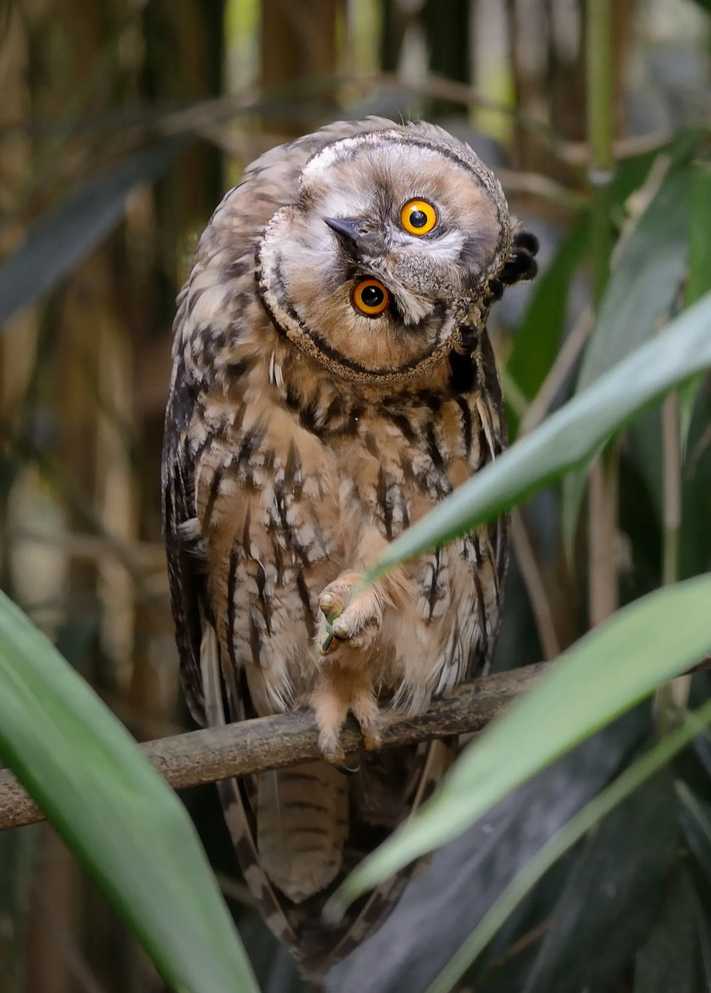
#> input picture imagenPrueba/image.png, 711 x 993 px, shrunk from 1600 x 2236 before the run, found by its file name
$ python taller4.py
#> lines starting #> are read from the running program, lines starting #| are printed output that depends on the picture
import cv2
import matplotlib.pyplot as plt
import numpy as np

# ==========================================
# 1. CARGA DE IMAGEN Y GENERACIÓN DE RUIDO
# ==========================================
ruta_imagen = '/workspaces/IA-2/imagenPrueba/image.png'
imagen_original = cv2.imread(ruta_imagen)
#> imagen_original is the input picture: shape (993, 711, 3); mean B, G, R 67.6, 84.8, 88.4

if imagen_original is None:
    print("Error: No se encontró la imagen en la ruta especificadas.")
else:
    print("Imagen original cargada correctamente.")

    # Generar ruido sintético de "Sal y Pimienta" sobre la imagen
    imagen_ruidosa = imagen_original.copy()
    probabilidad_ruido = 0.05  # 5% de píxeles alterados

    # Ruido de Sal (píxeles blancos)
    num_sal = np.ceil(probabilidad_ruido * imagen_original.size * 0.5)
#> num_sal = 52952
    coords = [np.random.randint(0, i - 1, int(num_sal)) for i in imagen_original.shape[:2]]
    imagen_ruidosa[tuple(coords)] = 255

    # Ruido de Pimienta (píxeles negros)
    num_pimienta = np.ceil(probabilidad_ruido * imagen_original.size * 0.5)
#> num_pimienta = 52952
    coords = [np.random.randint(0, i - 1, int(num_pimienta)) for i in imagen_original.shape[:2]]
    imagen_ruidosa[tuple(coords)] = 0
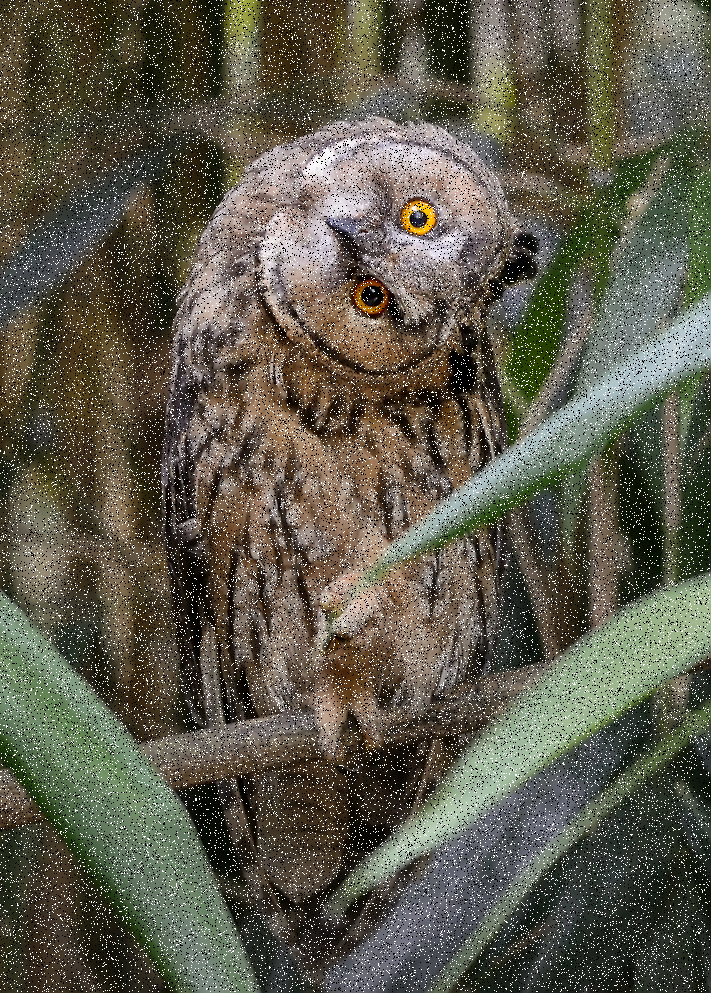
#> imagen_ruidosa: shape (993, 711, 3); mean B, G, R 75.2, 90.1, 93.1

    # Guardar la imagen ruidosa generada
    cv2.imwrite('1_imagen_ruidosa.png', imagen_ruidosa)

    # ==========================================
    # 2. APLICACIÓN DE FILTROS (Kernel 7x7)
    # ==========================================
    tamano_kernel = 7

    # Filtro 1: Media (Promedio)
    filtro_media = cv2.blur(imagen_ruidosa, (tamano_kernel, tamano_kernel))
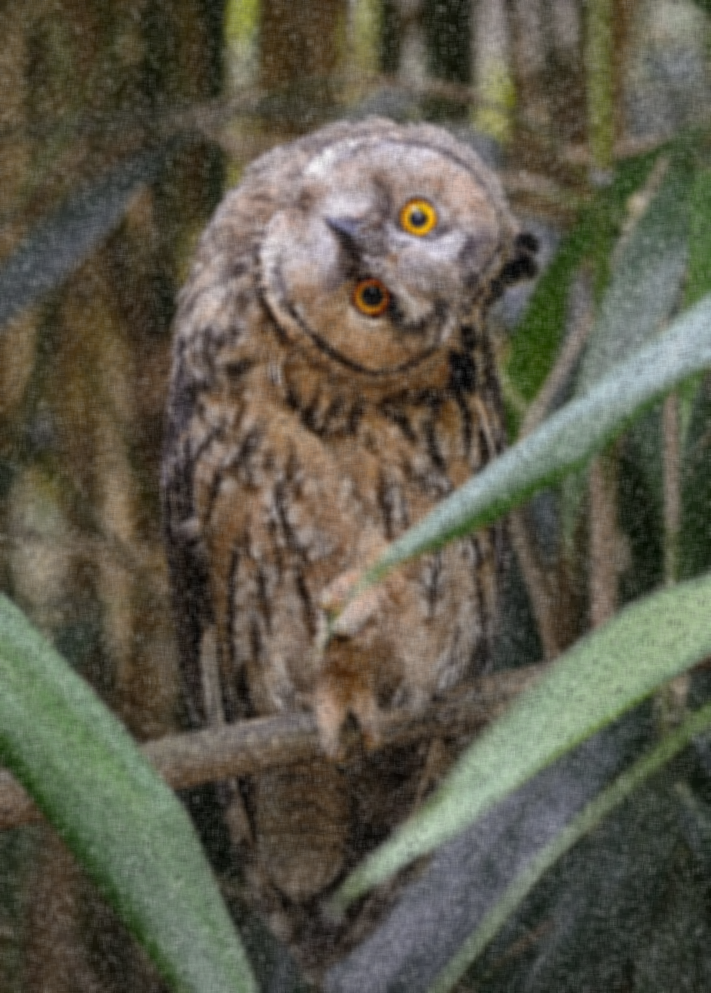
#> filtro_media: shape (993, 711, 3); mean B, G, R 75.2, 90.1, 93.1

    # Filtro 2: Gaussiano
    filtro_gaussiano = cv2.GaussianBlur(imagen_ruidosa, (tamano_kernel, tamano_kernel), 0)

    # Filtro 3: Mediana
    filtro_mediana = cv2.medianBlur(imagen_ruidosa, tamano_kernel)

    # ==========================================
    # 3. GUARDAR RESULTADOS INDIVIDUALES
    # ==========================================
    cv2.imwrite('2_filtro_media.png', filtro_media)
    cv2.imwrite('3_filtro_gaussiano.png', filtro_gaussiano)
    cv2.imwrite('4_filtro_mediana.png', filtro_mediana)

    # ==========================================
    # 4. MATPLOTLIB: VISUALIZACIÓN COMPARATIVA
    # ==========================================
    # Convertimos de BGR a RGB para mostrar correctamente los colores con Matplotlib
    img_ruido_rgb = cv2.cvtColor(imagen_ruidosa, cv2.COLOR_BGR2RGB)
    f_media_rgb = cv2.cvtColor(filtro_media, cv2.COLOR_BGR2RGB)
    f_gauss_rgb = cv2.cvtColor(filtro_gaussiano, cv2.COLOR_BGR2RGB)
    f_mediana_rgb = cv2.cvtColor(filtro_mediana, cv2.COLOR_BGR2RGB)

    plt.figure(figsize=(16, 10))

    plt.subplot(2, 2, 1)
    plt.imshow(img_ruido_rgb)
    plt.title("1. Con Ruido (Sal y Pimienta)")
    plt.axis('off')

    plt.subplot(2, 2, 2)
    plt.imshow(f_media_rgb)
    plt.title(f"2. Filtro de Media ({tamano_kernel}x{tamano_kernel})")
    plt.axis('off')

    plt.subplot(2, 2, 3)
    plt.imshow(f_gauss_rgb)
    plt.title(f"3. Filtro Gaussiano ({tamano_kernel}x{tamano_kernel})")
    plt.axis('off')

    plt.subplot(2, 2, 4)
    plt.imshow(f_mediana_rgb)
    plt.title(f"4. Filtro de Mediana ({tamano_kernel}x{tamano_kernel})")
    plt.axis('off')

    plt.tight_layout()
    plt.savefig('comparativa_filtros.png')
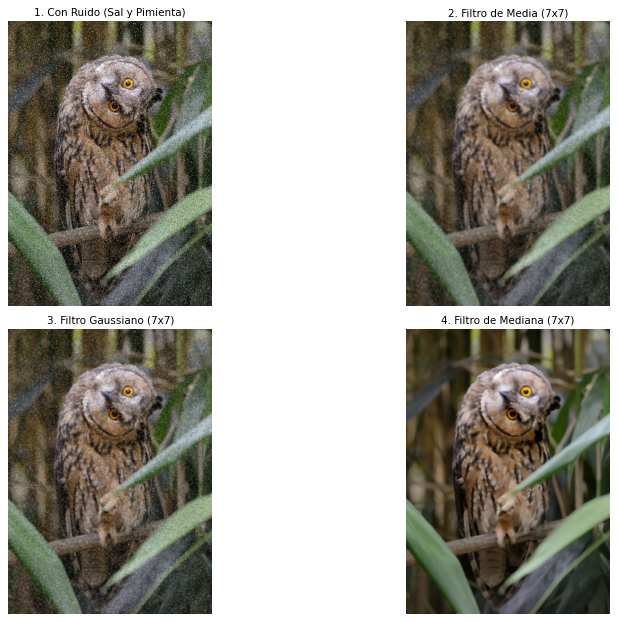
#> figure drawn by matplotlib, 4 panels

    print("\n¡Proceso del Taller 4 completado exitosamente!")
    print("Archivos de resultados generados:")
    print(" - '1_imagen_ruidosa.png'")
    print(" - '2_filtro_media.png'")
    print(" - '3_filtro_gaussiano.png'")
    print(" - '4_filtro_mediana.png'")
    print(" - 'comparativa_filtros.png' (Comparativa de los 4 estados)")
